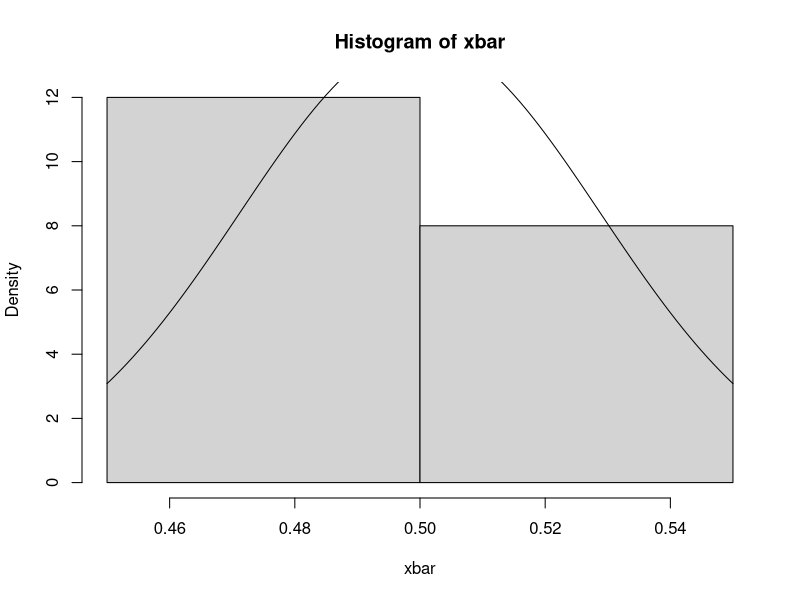
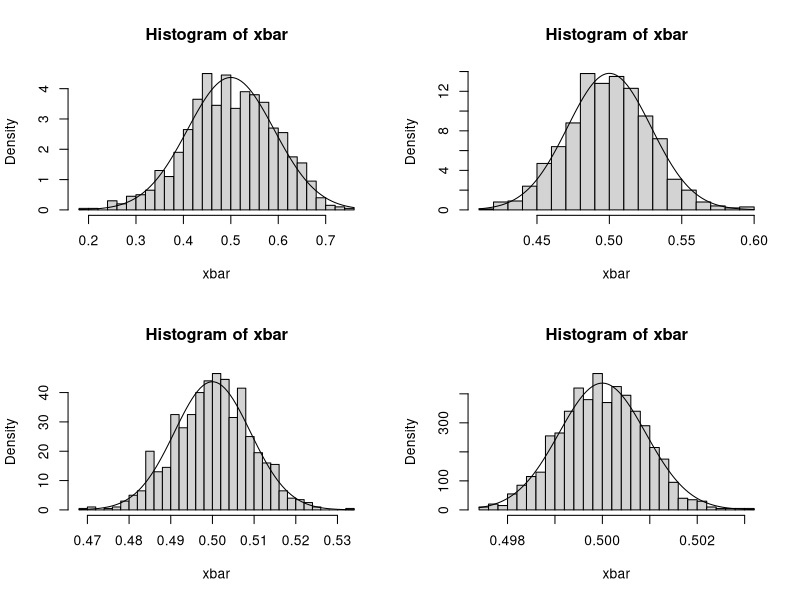

Write the R code that produced these figures, in order. (Note: a time limit stopped this script after it produced the figures.)
# 일양분포

mu = .5; var = 1 / 12
m = 10
n = 100
xbar = rep(0, m)

for (i in 1:m) {
x = runif(n)
xbar[i] = mean(x)
}

xbar_mu = mean(xbar)
xbar_var = var(xbar)

cat('표본의 개수 = ', n, ', 자료 set의 개수 = ', m, '\n',
'모평균 = ', mu, ', 표본평균의 평균 = ', xbar_mu, '\n',
'모분산 = ', var, ', var / n = ', var / n, ', 표본평균의 분산 = ', xbar_var, '\n')

hist(xbar, breaks = 'fd', prob = T)
curve(dnorm(x, mu, sqrt(var / n)), add = T)


# 실습1
par(mfrow = c(2, 2))

mu = .5; var = 1 / 12
m = 1000
xbar = rep(0, m)

for (j in 10^c(1, 2, 3, 5)) {
n = j

for (i in 1:m) {
x = runif(n)
xbar[i] = mean(x)
}

xbar_mu = mean(xbar)
xbar_var = var(xbar)

cat('표본의 개수 = ', n, ', 자료 set의 개수 = ', m, '\n',
'모평균 = ', mu, ', 표본평균의 평균 = ', xbar_mu, '\n',
'모분산 = ', var, ', var / n = ', var / n, ', 표본평균의 분산 = ', xbar_var, '\n\n')

hist(xbar, breaks = 'fd', prob = T)
curve(dnorm(x, mu, sqrt(var / n)), add = T)
}

par(mfrow = c(1, 1))


# 실습2
m = 100000
n = 100000
xbar = rep(0, m)

for (i in 1:m) {
x = runif(n)
xbar[i] = mean(x)
}

xbar_mu = mean(xbar)
xbar_var = var(xbar)

cat('표본의 개수 = ', n, ', 자료 set의 개수 = ', m, '\n',
'모평균 = ', mu, ', 표본평균의 평균 = ', xbar_mu, '\n',
'모분산 = ', var, ', var / n = ', var / n, ', 표본평균의 분산 = ', xbar_var, '\n')

hist(xbar, breaks = 'fd', prob = T)
curve(dnorm(x, mu, sqrt(var / n)), add = T)


# 정규분포
mu = 10; var = 25
m = 10
n = 100
xbar = rep(0, m)

for (i in 1:m) {
x = rnorm(n, mu, sqrt(var))
xbar[i] = mean(x)
}

xbar_mu = mean(xbar)
xbar_var = var(xbar)

cat('표본의 개수 = ', n, ', 자료 set의 개수 = ', m, '\n',
'모평균 = ', mu, ', 표본평균의 평균 = ', xbar_mu, '\n',
'모분산 = ', var, ', var / n = ', var / n, ', 표본평균의 분산 = ', xbar_var, '\n')

hist(xbar, breaks = 'fd', prob = T)
curve(dnorm(x, mu, sqrt(var / n)), add = T)


# 실습3
par(mfrow = c(2, 2))

mu = -10; var = 10
m = 1000
xbar = rep(0, m)

for (j in 10^c(1, 2, 3, 5)) {
n = j

for (i in 1:m) {
x = rnorm(n, mu, sqrt(var))
xbar[i] = mean(x)
}

xbar_mu = mean(xbar)
xbar_var = var(xbar)

cat('표본의 개수 = ', n, ', 자료 set의 개수 = ', m, '\n',
'모평균 = ', mu, ', 표본평균의 평균 = ', xbar_mu, '\n',
'모분산 = ', var, ', var / n = ', var / n, ', 표본평균의 분산 = ', xbar_var, '\n\n')

hist(xbar, breaks = 'fd', prob = T)
curve(dnorm(x, mu, sqrt(var / n)), add = T)
}

par(mfrow = c(1, 1))


# 실습4
m = 100000
n = 100000
xbar = rep(0, m)

for (i in 1:m) {
x = rnorm(n, mu, sqrt(var))
xbar[i] = mean(x)
}

xbar_mu = mean(xbar)
xbar_var = var(xbar)

cat('표본의 개수 = ', n, ', 자료 set의 개수 = ', m, '\n',
'모평균 = ', mu, ', 표본평균의 평균 = ', xbar_mu, '\n',
'모분산 = ', var, ', var / n = ', var / n, ', 표본평균의 분산 = ', xbar_var, '\n')

hist(xbar, breaks = 'fd', prob = T)
curve(dnorm(x, mu, sqrt(var / n)), add = T)


# 지수분포
dexp(1, 1)
pexp(1, 1, lower.tail = T)
pexp(2, 1) - pexp(1, 1)

x = seq(0, 20, by = .01)
y1 = dexp(x, 1)
plot(x, y1, type = 'l', col = 'red')

y2 = dexp(x, 5)
y3 = dexp(x, 10)
plot(x, y1, type = 'l', col = '2', ylim = c(0, .8))
lines(x, y2, type = 'l', col = '4')
lines(x, y3, type = 'l', col = '6')

par(mfrow = c(2, 3))

for (i in 10^(1:6)) {
y = rexp(i, 1)
hist(y, ylim = c(0, .5), prob = T)
curve(dnorm(x, 1, 1), add = T)
}

par(mfrow = c(1, 1))

rx = rexp(100, 5)
mean(rx); sd(rx)

hist(rx, probability = T, xlim = c(0, 3), ylim = c(0, 4), main = 'Exponential(5)')
curve(dexp(x, 5), add = T)


lambda = 1; mu = 1 / lambda; var = 1 / lambda^2
m = 10
n = 100
xbar = rep(0, m)

for (i in 1:m) {
x = rexp(n, lambda)
xbar[i] = mean(x)
}

xbar_mu = mean(xbar)
xbar_var = var(xbar)

cat('표본의 개수 = ', n, ', 자료 set의 개수 = ', m, '\n',
'모평균 = ', mu, ', 표본평균의 평균 = ', xbar_mu, '\n',
'모분산 = ', var, ', var / n = ', var / n, ', 표본평균의 분산 = ', xbar_var, '\n')

hist(xbar, breaks = 'fd', prob = T)
curve(dnorm(x, mu, sqrt(var / n)), add = T)


# 실습5
par(mfrow = c(2, 2))

lambda = 2; mu = 1 / lambda; var = 1 / lambda^2
m = 1000
xbar = rep(0, m)

for (j in 10^c(1, 2, 3, 5)) {
n = j

for (i in 1:m) {
x = rnorm(n, mu, sqrt(var))
xbar[i] = mean(x)
}

xbar_mu = mean(xbar)
xbar_var = var(xbar)

cat('표본의 개수 = ', n, ', 자료 set의 개수 = ', m, '\n',
'모평균 = ', mu, ', 표본평균의 평균 = ', xbar_mu, '\n',
'모분산 = ', var, ', var / n = ', var / n, ', 표본평균의 분산 = ', xbar_var, '\n\n')

hist(xbar, breaks = 'fd', prob = T)
curve(dnorm(x, mu, sqrt(var / n)), add = T)
}

par(mfrow = c(1, 1))


# 실습6
m = 100000
n = 100000
xbar = rep(0, m)

for (i in 1:m) {
x = rexp(n, lambda)
xbar[i] = mean(x)
}

xbar_mu = mean(xbar)
xbar_var = var(xbar)

cat('표본의 개수 = ', n, ', 자료 set의 개수 = ', m, '\n',
'모평균 = ', mu, ', 표본평균의 평균 = ', xbar_mu, '\n',
'모분산 = ', var, ', var / n = ', var / n, ', 표본평균의 분산 = ', xbar_var, '\n')

hist(xbar, breaks = 'fd', prob = T)
curve(dnorm(x, mu, sqrt(var / n)), add = T)


# 실습7
par(mfrow = c(2, 2))

df = 10; mu = 0; var = df / (df - 2)
m = 1000
xbar = rep(0, m)

for (j in 10^c(1, 2, 3, 5)) {
n = j

for (i in 1:m) {
x = rt(n, df)
xbar[i] = mean(x)
}

xbar_mu = mean(xbar)
xbar_var = var(xbar)

cat('표본의 개수 = ', n, ', 자료 set의 개수 = ', m, '\n',
'모평균 = ', mu, ', 표본평균의 평균 = ', xbar_mu, '\n',
'모분산 = ', var, ', var / n = ', var / n, ', 표본평균의 분산 = ', xbar_var, '\n\n')

hist(xbar, breaks = 'fd', prob = T)
curve(dnorm(x, mu, sqrt(var / n)), add = T)
}

par(mfrow = c(1, 1))


# 실습8
par(mfrow = c(2, 2))

df = 5; mu = df; var = 2 * df
m = 1000
xbar = rep(0, m)

for (j in 10^c(1, 2, 3, 5)) {
n = j

for (i in 1:m) {
x = rchisq(n, df)
xbar[i] = mean(x)
}

xbar_mu = mean(xbar)
xbar_var = var(xbar)

cat('표본의 개수 = ', n, ', 자료 set의 개수 = ', m, '\n',
'모평균 = ', mu, ', 표본평균의 평균 = ', xbar_mu, '\n',
'모분산 = ', var, ', var / n = ', var / n, ', 표본평균의 분산 = ', xbar_var, '\n\n')

hist(xbar, breaks = 'fd', prob = T)
curve(dnorm(x, mu, sqrt(var / n)), add = T)
}

par(mfrow = c(1, 1))
